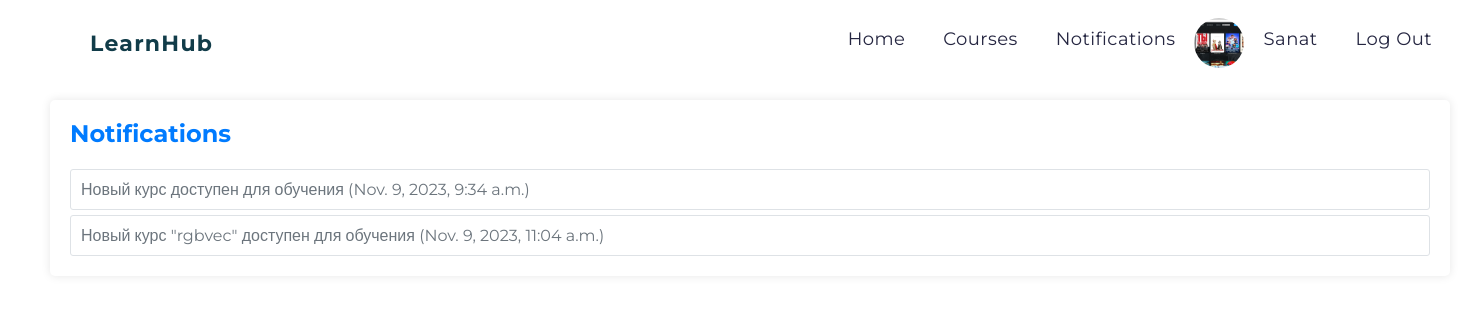
Before: /notifications/ (signed in) with the older database file.
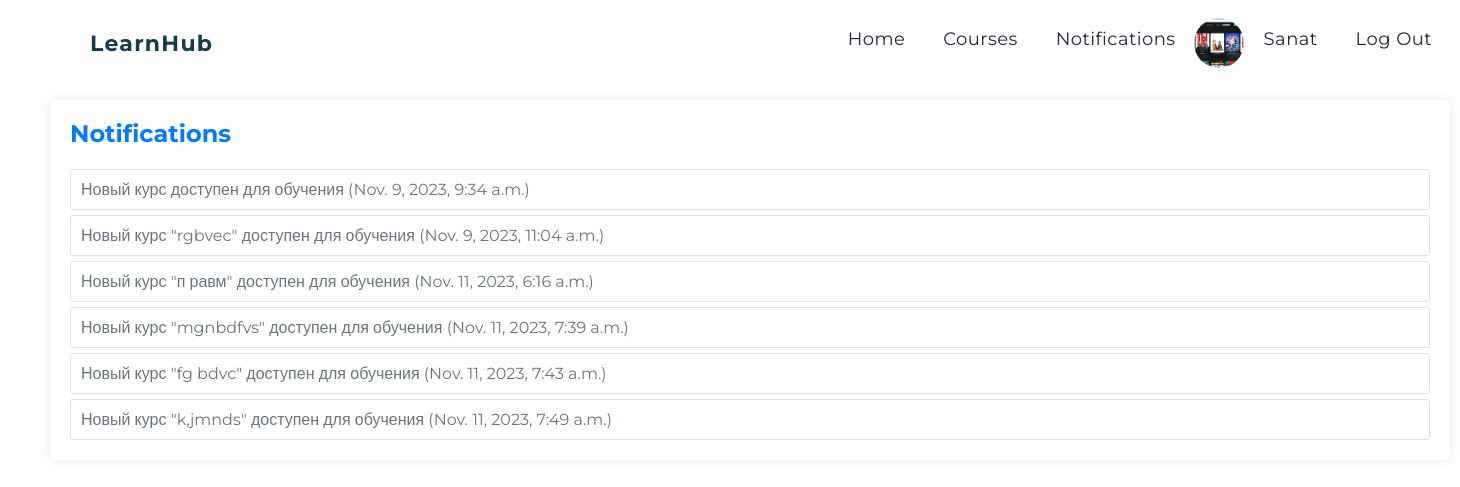
After: the same page with the newer database file.
### project/models.py (models this page shows, shortened)
class Notification(models.Model):
    id = models.AutoField(primary_key=True)
    users = models.ManyToManyField(User)
    message = models.TextField()
    created_at = models.DateTimeField(auto_now_add=True)
    is_read = models.BooleanField(default=False)

### project/views.py (the view)
# urls.py: path('notifications/', views.notifications, name='notifications'),
def notifications(request):
    notifications = Notification.objects.all()
    return render(request, 'project/notifications.html', {'notifications': notifications})

### project/templates/project/notifications.html (shortened to what this page needs)
{% extends 'base.html' %}
{% block content %}
<div class="container-3">
    <h2>Notifications</h2>
    {% if notifications %}
        <ul class="list-group">
            {% for notification in notifications %}
            <p class="list-group-item" data-notification-id="{{ notification.id }}">
                {{ notification.message }} ({{ notification.created_at }})
            </p>
        {% endfor %}
        </ul>
    {% else %}
        <p>No notifications available.</p>
    {% endif %}
</div>
{% endblock %}

Changed rows visible on the page:
added Notification: message "Новый курс \"п равм\" доступен для обучения", created_at "Nov. 11, 2023, 6:16 a.m."
added Notification: message "Новый курс \"mgnbdfvs\" доступен для обучения", created_at "Nov. 11, 2023, 7:39 a.m."
added Notification: message "Новый курс \"fg bdvc\" доступен для обучения", created_at "Nov. 11, 2023, 7:43 a.m."
added Notification: message "Новый курс \"k,jmnds\" доступен для обучения", created_at "Nov. 11, 2023, 7:49 a.m."
